Frame 1 (no input): blank canvas, image omitted
Frame 60 (the mouse pressed at the canvas centre just before this capture): blank canvas, image omitted
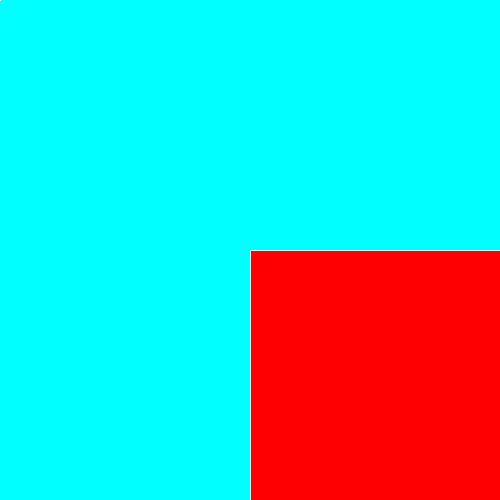
Frame 120 (the mouse held since frame 60 and released just before this capture)

The Processing sketch whose frames 1 and 60 were blank and that drew this single picture after the mouse press (run headless with seeded random() and noise(); from frame 60 on, the mouse is pressed at the canvas centre):

// Processing sketch: simple
// ── simple.pde
void setup()
{size(500,500);
background(0,255,255);
}
void draw()
{fill(255,0,0);
stroke(255);
rect(mouseX,mouseY,pmouseX,pmouseY);
}
void mousePressed()
{background(0);
}
